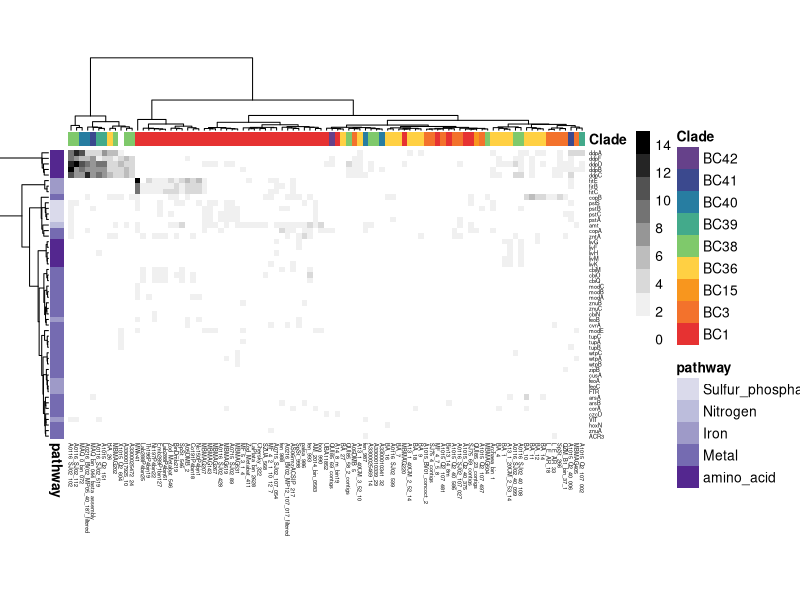

This figure's R source:
  rm(list = ls(all.names = TRUE))
  library(egg)
  library(tidyverse)
  library(reshape2)
  library(pheatmap)
  a<-read.csv("Transporter.csv")
  b<- data.frame(Clade = colnames(a)[7:99], Genome_Name = unlist(a[1, 7:99])) %>%
    mutate(Clade = stringr::str_replace(Clade, "\\..*", ""))
  b<- b %>% `rownames<-`(.[,2]) %>% select(-Genome_Name)
  c<-read.csv("Transporter.csv", skip = 1)
  d<-c[,6:99] %>% `rownames<-`(.[,1]) %>% select(-gene)
  d[is.na(d)]<-0
  e<-c[,c(6,4)] %>% `rownames<-`(.[,1]) %>% select(-gene)
  i<-list(
    Clade = c(BC42="#66418A",BC41="#3B498E",BC40="#277DA1",BC39="#43AA8B",BC38="#7FC96B",BC36="#FFD043",BC15="#F8961E",BC3="#F3722C",BC1="#E63232"),
    pathway=c("Sulfur_phosphate"="#dadaeb","Nitrogen"="#bcbddc","Iron"="#9e9ac8","Metal"="#756bb1","amino_acid"="#54278f"))
  pheatmap(d,cluster_cols=T,cluster_rows=T,show_rownames=T,color=c("#ffffff","#f0f0f0","#d9d9d9","#bdbdbd","#969696","#737373","#525252","#252525","#000000"),clustering_method = "ward.D",fontsize_col=4,fontsize_row=4,border_color=NA,annotation_legend=T,cellwidth=4,cellheight=4,annotation_col=b,annotation_row = e,annotation_colors =i)
